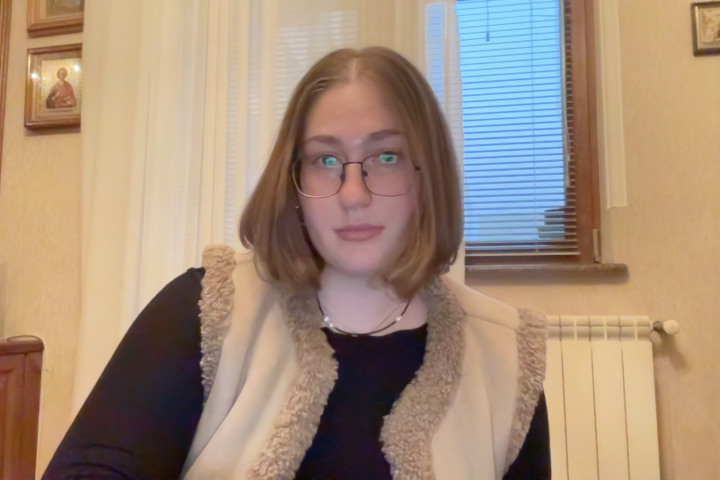
#> input picture resources/me.jpg, 1440 x 960 px, given in place of the camera (shown at 1/2 size)
$ python code.py
#> lines starting #> are read from the running program, lines starting #| are printed output that depends on the picture
from datetime import datetime
import time
import cv2
import pandas

first_frame = None # Will store the first frame (used as background)

# status_list keeps track of motion status in consecutive frames.
# It starts with [None, None] so that we can safely compare previous and current states
# right from the beginning without getting an "index out of range" error.
# (Later in the code, status_list[-1] = current status, status_list[-2] = previous status) this will give "index out of range " error so none and none is used to avoid this
status_list = [None, None]

times = []  # Stores motion start and end times

df = pandas.DataFrame(columns = ["Start", "End"]) # Create pandas empty DataFrame with Start and End columns

# Start capturing video from webcam (1 means external camera, use 0 for built-in) in my case 0 turn on phoen camera because it is connected to computer and 1 uses computer camera
video = cv2.VideoCapture(1)

time.sleep(0.07) # I added this because without it when camera turns on it shows that whole visual in camera is object
#the camera needs a very short time to:
#adjust exposure and focus,
#start sending frames, and
#stabilize the image.

#infinite loop to read video frames continuously
while True:
    check, frame = video.read() #Read current frame; check=True if successful
#> frame is the input picture: shape (960, 1440, 3); mean B, G, R 121.3, 141.6, 164.6
    status = 0 #0 = no motion detected for this frame, so in the start frame there is no motion = no object

    gray = cv2.cvtColor(frame, cv2.COLOR_BGR2GRAY)# Converts the color image to grayscale — makes motion detection faster & simpler (no color info).
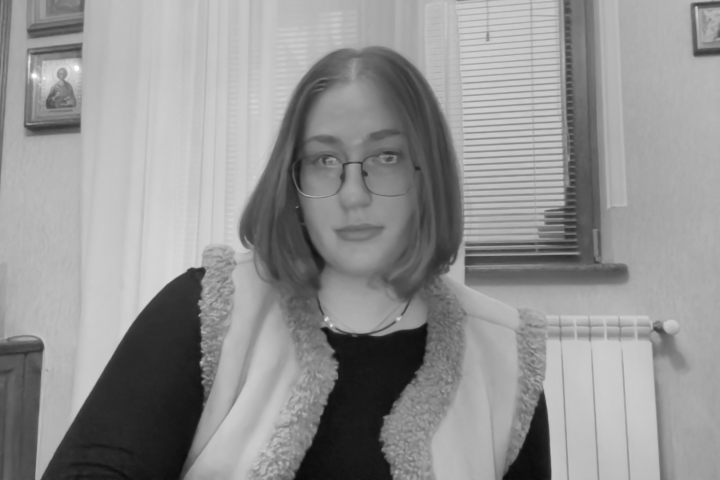
#> gray: shape (960, 1440) (shown at 1/2 size); min 9, max 255, mean 146.2
    gray = cv2.GaussianBlur(gray,(21,21),0) # Apply Gaussian blur to remove noise and smooth the image

    # Set the first frame as reference (background)
    if first_frame is None:
        first_frame = gray #first frame will be stored into gray and turned into grayscale
        continue  # Skip the rest of the loop until we have a background

    #delta Shows the difference between the first (background) frame and
    #the current frame — highlights what changed.
    # Compute difference between current frame and first frame
    delta_frame = cv2.absdiff(first_frame,gray)

    #Turns that difference into pure black & white: white = movement,
    #black = still. Used for contour detection.
    # Apply threshold to highlight areas with significant changes
    thresh_frame = cv2.threshold(delta_frame, 30, 255, cv2.THRESH_BINARY)[1]
    thresh_frame = cv2.dilate(thresh_frame, None, iterations = 2) # Dilate (expand) the threshold image to fill in small gaps

    (cnts,_) = cv2.findContours(thresh_frame.copy(),cv2.RETR_EXTERNAL, cv2.CHAIN_APPROX_SIMPLE) # Find contours (outlines) of moving objects

    for contour in cnts: # Loop through all detected contours
        if cv2.contourArea(contour) < 70000: # Ignore small movements (noise) by checking contour area
            continue
        status = 1 # Motion detected!
        (x, y, w, h) = cv2.boundingRect(contour) # Get bounding box coordinates for the moving object
        cv2.rectangle(frame, (x, y), (x+w, y+h), (0, 255, 0), 3)  # Draw a green rectangle around the detected object

    status_list.append(status)# Add current motion status (0 or 1) to the list

    # Detect transition: no motion -> motion (object appeared)
    if status_list[-1] == 1 and status_list[-2] == 0:
        times.append(datetime.now())

    # Detect transition: motion -> no motion (object disappeared)
    if status_list[-1] == 0 and status_list[-2] == 1:
        times.append(datetime.now())

    # Show all processing frames in real time
    cv2.imshow("Gray Frame", gray)
    cv2.imshow("Delta Frame", delta_frame)
    cv2.imshow("Threshhold Frame", thresh_frame)
    cv2.imshow("Color Frame", frame)

    # Wait 1 millisecond for key press
    key = cv2.waitKey(1)

    if key == ord('q'):# If user presses 'q', quit program
        if status == 1:# If motion is ongoing when exiting video, record final end time so that final object has start time and end time
            times.append(datetime.now())
        break

print(status_list)
print(times)

# Build list of motion time intervals from recorded timestamps
rows = []
#> rows = []
for i in range(0, len(times), 2):
    rows.append({"Start": times[i], "End": times[i+1]})

# Convert list of dictionaries to a DataFrame
df = pandas.DataFrame(rows)
#> df = table of 0 rows and 0 columns
df.to_csv("Times.csv", index = False)# Save results to CSV file
df.to_json("Times.json", index = False)# Also save to JSON format


# Release the camera and close all OpenCV windows
video.release()
cv2.destroyAllWindows()
